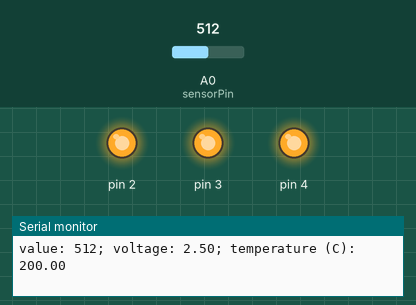
Recording of a sketch running on a simulated Arduino Uno, built with avr-gcc and run on an emulated ATmega328P. Parts: output pins drawn as LEDs (lit = HIGH), the last lines printed to the serial monitor. Inputs (shaded band) come from the test bench; at power-on: A0 (sensorPin) = 512.

Above: at 1.2 s.
1.3 s: A0 (sensorPin) set to 163
4.3 s: A0 (sensorPin) set to 151
At 4.8 s:
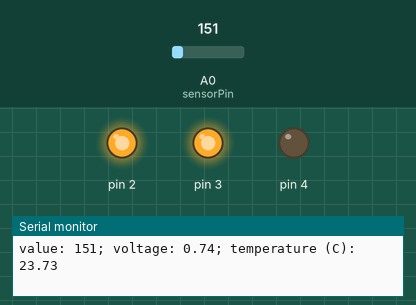
5.8 s: A0 (sensorPin) set to 122
At 7.3 s:
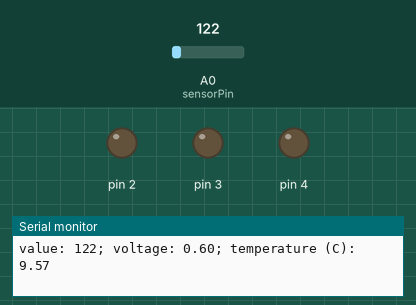
Timing chart, 0 to 8.8 s (numbered marks = the images above; inputs shaded):
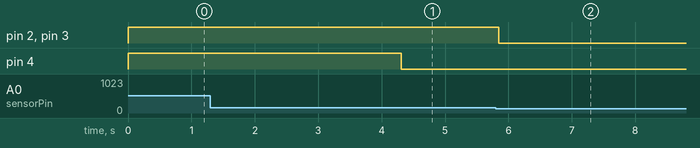

The sketch:

project_03b.ino
```cpp
const int sensorPin = A0;
float baselineTemperature = 20.0;
float sensorSuppliedVoltage = 5.0;

void turnOffLEDs(){
  for(int pin=2; pin<5; pin++){
    digitalWrite(pin, LOW);
  }
}

void setup(){
  // opens a serial port, so we can read input in the IDE
  Serial.begin(9600);
  for(int pin=2; pin<5; pin++){
    pinMode(pin, OUTPUT);
  }
  turnOffLEDs();
}

float getVoltageFromSensor(int pin){
  return (analogRead(sensorPin) / 1024.0) * sensorSuppliedVoltage;
}

float getTemperatureFromSensor(int pin){
  return (getVoltageFromSensor(pin) - 0.5) * 100;
}

void printSensorValue(int sensorValue){
  Serial.print("value: ");
  Serial.print(sensorValue);
}

void printVoltage(float voltage){
  Serial.print("; voltage: ");
  Serial.print(voltage);
}

void printTemperature(float temperature){
  Serial.print("; temperature (C): ");
  Serial.print(temperature);
}

void setLEDs(float temperature, float baselineTemperature){
  if(temperature > baselineTemperature + 4) {
    digitalWrite(2, HIGH);
    digitalWrite(3, HIGH);
    digitalWrite(4, HIGH);
  }
  else if(temperature > baselineTemperature + 2) {
    digitalWrite(2, HIGH);
    digitalWrite(3, HIGH);
    digitalWrite(4, LOW);
  }
  else if(temperature > baselineTemperature + 0) {
    digitalWrite(2, HIGH);
    digitalWrite(3, LOW);
    digitalWrite(4, LOW);
  }
  else turnOffLEDs();
}

void loop(){
  printSensorValue(analogRead(sensorPin));
  printVoltage(getVoltageFromSensor(sensorPin));
  printTemperature(getTemperatureFromSensor(sensorPin));
  Serial.println();
  setLEDs(getTemperatureFromSensor(sensorPin),baselineTemperature);
  delay(1);
}
```

Measured:
- the behaviour switches between 152 and 151 on A0 (sensorPin) (found by bisection; images 0 and 1)
- after the input at 4.3 s, pin 4: HIGH → LOW at once
- after the input at 5.8 s, pin 2, pin 3: HIGH → LOW after 0.05 s
